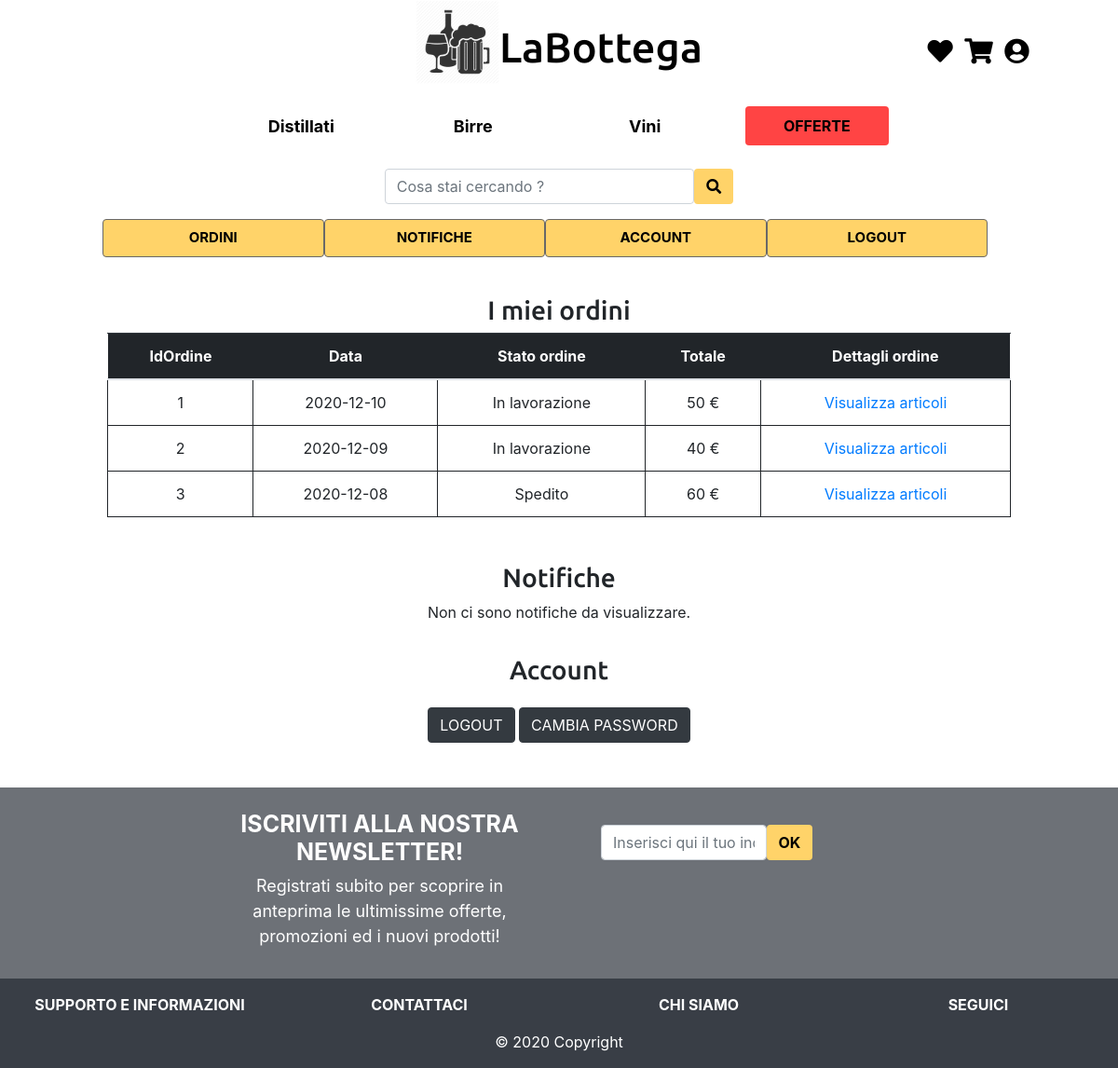
The app's page /dashboard.php (signed in), older data.
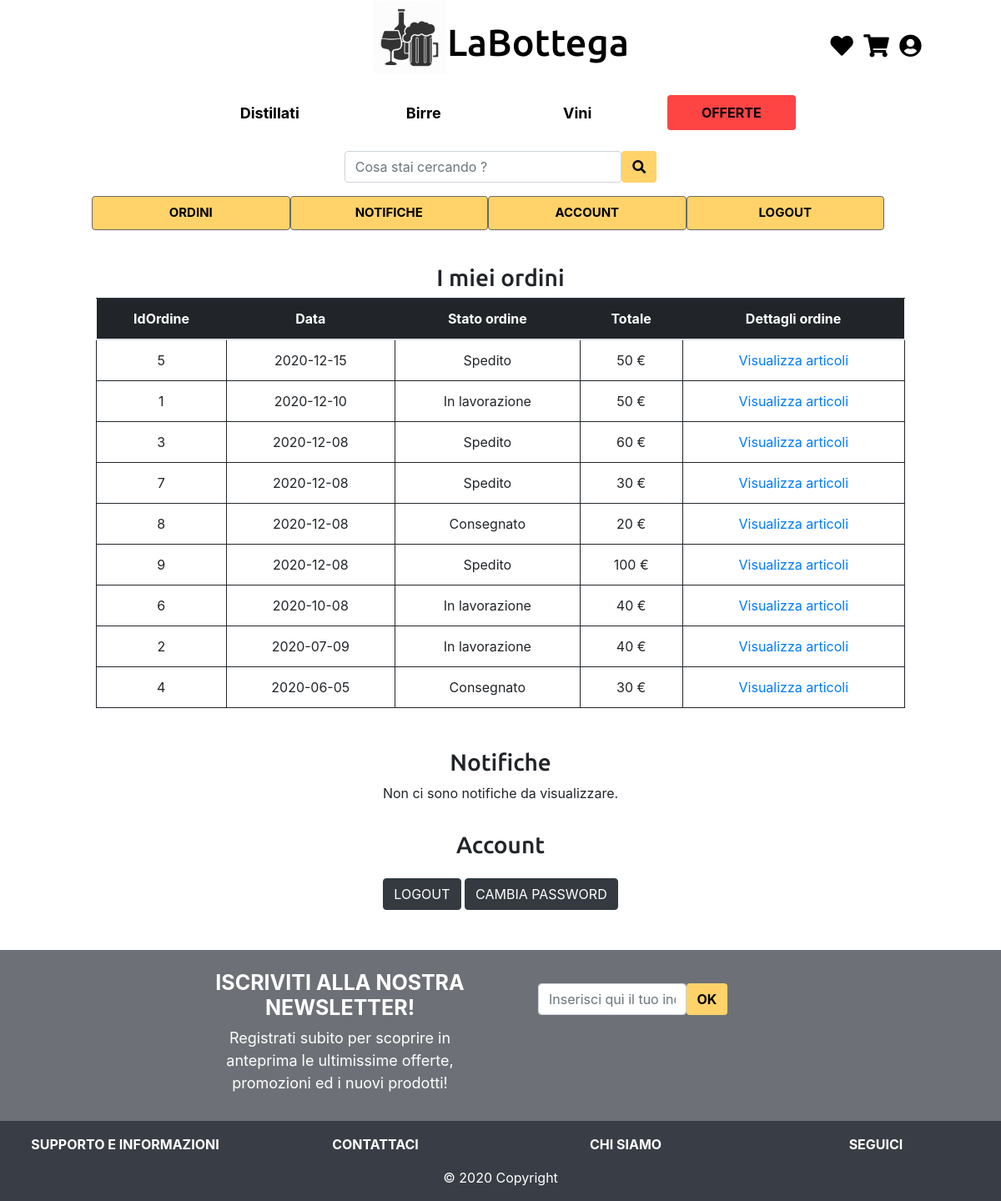
The same page, newer data.
### tables this page shows
CREATE TABLE IF NOT EXISTS  `categorie` (
    `id` INT NOT NULL AUTO_INCREMENT,
    `nome` VARCHAR(15) NOT NULL,
    PRIMARY KEY (`id`)
);

CREATE TABLE IF NOT EXISTS `ordini` (
    `id` INT NOT NULL AUTO_INCREMENT,
    `dataOrdine` DATE NOT NULL,
    `totaleOrdine` FLOAT NOT NULL,
    `idUtente` INT(5) NOT NULL,
    `idSpedizione` INT(5) NOT NULL,
    `tipoPagamento` INT(2) NOT NULL,
    `stato` VARCHAR(30) NOT NULL,
     PRIMARY KEY(`id`),
     FOREIGN KEY(`idUtente`) REFERENCES `utenti`(`id`),
     FOREIGN KEY(`idSpedizione`) REFERENCES `spedizioni`(`id`),
     FOREIGN KEY(`tipoPagamento`) REFERENCES `pagamenti`(`id`)
);

### dashboard.php (called while the page is built)
<?php
require_once 'bootstrap.php';
if(isUserLoggedIn()){
    $templateParams["titolo"] = "LaBottega - Dashboard";
    $templateParams["categorie"] = $dbh->getCategories();
    $templateParams["sottoCategorie"] = $dbh->getSubCategories();
    if($_SESSION['tipo']==0){
        $templateParams["pagina"] = "user_dashboard.php";
        $templateParams["ordini"] = $dbh->getOrdersByUser($_SESSION["id"]);
    }elseif($_SESSION['tipo']==1){
        $templateParams["pagina"] = "admin_dashboard.php";
    }
}else{
    header("location: login.php");
}
require 'template/base.php';

### database/database.php (called while the page is built, shortened)
<?php
class DatabaseHelper
{
    private $db;
    public function __construct($servername, $username, $password, $dbname, $port)
    {
        $this->db = new mysqli($servername, $username, $password, $dbname, $port);
    }
    public function getCategories()
    {
        $stmt = $this->db->prepare("SELECT id,nome FROM categorie");
        $stmt->execute();
        $result = $stmt->get_result();
        return $result->fetch_all(MYSQLI_ASSOC);
    }
    public function getSubCategories()
    {
        $stmt = $this->db->prepare("SELECT id,nome,idCategoria FROM sottoCategorie");
        $stmt->execute();
        $result = $stmt->get_result();
        return $result->fetch_all(MYSQLI_ASSOC);
    }
    public function getOrdersByUser($idUtente){
        $stmt = $this->db->prepare("SELECT *  FROM ordini WHERE idUtente = ?  ORDER BY dataOrdine DESC");
        $stmt->bind_param('i', $idUtente);
        $stmt->execute();
        $result = $stmt->get_result();
        return $result->fetch_all(MYSQLI_ASSOC);
    }
}

### bootstrap.php (called while the page is built, shortened)
<?php
    require_once("database/database.php");
    $dbh = new DatabaseHelper("localhost", "root", "", "labottega", 3306);
?>

### template/base.php (the view, shortened to what this page needs)
<!DOCTYPE html>
<html lang="it">
<head>
  <link rel="stylesheet" href="public/css/style.css" />
  <link rel="stylesheet" href="https://maxcdn.bootstrapcdn.com/bootstrap/4.0.0/css/bootstrap.min.css" />
  <link rel="stylesheet" href="https://use.fontawesome.com/releases/v5.7.0/css/all.css" />
  <link rel="stylesheet" href="//cdnjs.cloudflare.com/ajax/libs/toastr.js/latest/css/toastr.min.css">
</head>
<body>
  <div class="container-fluid">
    <header>
      <div class="row align-items-center">
        <div class="col-md-3"></div>
        <div class="col-8 col-md-6">
          <div class="row justify-content-md-center">
            <img id="logo" src="public/img/logo.png" alt="" />
            <h1 class="pt-4"><a href="index.php" id="title-link">LaBottega</a></h1>
          </div>
        </div>
        <div id="icon-container" class="text-right text-md-center col-4 pt-4 col-md-3 ">
          <a href="wishList.php" class="icon-link pr-md-2"><i class="fas fa-heart fa-lg"></i></a>
          <a href="carrello.php" class="icon-link pr-md-2"><i class="fas fa-shopping-cart fa-lg"></i></a>
          <a href="login.php" class="icon-link"><i class="fas fa-user-circle fa-lg"></i></a>
        </div>
      </div>
      <div class="row mt-3 nopadding">
        <div class="col-12 col-md-12 p-0">
          <div class="row">
            <div class="col-md-2"></div>
            <div class="col-md-8">
              <nav class="navbar navbar-expand-md navbar-fixed-top bg-white navbar-light justify-content-center">
                <div class="collapse navbar-collapse" id="navbarNavDropdown">
                  <ul class="navbar-nav text-center col-md-12 nopadding">
                    <?php foreach ($templateParams["categorie"] as $categoria) : ?>
                      <li class="nav-item dropdown col-md-3">
                        <a class="nav-link" href="prodotti.php?cat=<?php echo $categoria["id"]; ?>"><?php echo $categoria["nome"]; ?></a>
                      </li>
                    <?php endforeach; ?>
                    <li class="nav-item col-md-3">
                      <a class="btn nav-link offerte" href="prodotti.php?sales=1">OFFERTE</a>
                    </li>
                  </ul>
                </div>
              </nav>
            </div>
            <div class="col-md-2"></div>
          </div>
        </div>
      </div>
      <div class="row my-3">
        <div class="col-md-3"></div>
        <div class="col-md-6">
          <form class="form-inline justify-content-center" action="prodotti.php" method="GET">
            <input class="form-control col-9 col-md-7" name="cerca" type="text" placeholder="Cosa stai cercando ?" />
            <button class="btn btn-search" type="submit">
              <i class="fas fa-search"></i>
            </button>
          </form>
        </div>
        <div class="col-md-3"></div>
      </div>
    </header>
    <main>
      <?php
      if (isset($templateParams["pagina"])) {
        require($templateParams["pagina"]);
      }
      ?>
    </main>
    <footer>
      <div class="row footer py-3 mt-5">
        <div class="col-sm-1 col-md-2"></div>
        <div class="col-sm-9 col-md-8">
          <div class="row nopadding">
            <div class="col-12 newsletter-paragraph col-md-6 pt-2 text-center">
              <h2>ISCRIVITI ALLA NOSTRA NEWSLETTER!</h2>
              <p>
                Registrati subito per scoprire in anteprima le ultimissime
                offerte, promozioni ed i nuovi prodotti!
              </p>
            </div>
            <div class="col-12 col-md-6 text-center pt-4">
              <form class="form-inline" action="/action_page.php">
                <div class="col-1 col-md-1"></div>
                <input class="form-control col-7 col-md-6" type="text" placeholder="Inserisci qui il tuo indirizzo email" />
                <button class="btn btn-search" type="submit">OK</button>
              </form>
            </div>
          </div>
        </div>
        <div class="col-sm-1 col-md-2"></div>
      </div>
      <div id="accordion-footer" class="row text-center">
        <div class="col-sm-6 col-md-3 nopadding">
          <div id="accordion" role="tablist" aria-multiselectable="true" class="widget">
            <div role="tab" id="headingOne">
              <div class="card-header py-3 border-0 text-uppercase bg-transparent">
                <a data-toggle="collapse" data-parent="#accordion" href="#collapseOne" aria-expanded="false" aria-controls="collapseOne" class="accordion-title">
                  Supporto e informazioni
                </a>
              </div>
            </div>
          </div>
        </div>
        <div class="col-sm-6 col-md-3 nopadding">
          <div id="accordion" role="tablist" aria-multiselectable="true" class="widget">
            <div role="tab" id="headingTwo">
              <div class="card-header py-3 border-0 text-uppercase bg-transparent">
                <a data-toggle="collapse" data-parent="#accordion" href="#collapseTwo" aria-expanded="false" aria-controls="collapseTwo" class="accordion-title">
                  Contattaci
                </a>
              </div>
            </div>
          </div>
        </div>
        <div class="col-sm-6 col-md-3 nopadding">
          <div id="accordion" role="tablist" aria-multiselectable="true" class="widget">
            <div role="tab" id="headingThree">
              <div class="card-header py-3 border-0 text-uppercase bg-transparent">
                <a data-toggle="collapse" data-parent="#accordion" href="#collapseThree" aria-expanded="false" aria-controls="collapseThree" class="accordion-title">
                  Chi siamo
                </a>
              </div>
            </div>
          </div>
        </div>
        <div class="col-sm-6 col-md-3 nopadding">
          <div id="accordion" role="tablist" aria-multiselectable="true" class="widget">
            <div role="tab" id="headingFour">
              <div class="card-header py-3 border-0 text-uppercase bg-transparent">
                <a data-toggle="collapse" data-parent="#accordion" href="#collapseFour" aria-expanded="false" aria-controls="collapseFour" class="accordion-title">
                  Seguici
                </a>
              </div>
            </div>
          </div>
        </div>
      </div>
      <div id="copyright" class="row">
        <p class="col-12 text-center">© 2020 Copyright</p>
      </div>
    </footer>
  </div>
</body>
</html>

### template/user_dashboard.php
<div class="row col-12">
  <div class="col-lg-1"></div>
  <div class="dashboard-tab col-lg-10">
    <div class="row ">
      <a href="#Ordini" class="btn tablinks col-3 py-2">ORDINI</a>
      <a href="#Notifiche" class="btn tablinks col-3 py-2">NOTIFICHE</a>
      <a href="#Account" class="btn tablinks col-3 py-2">ACCOUNT</a>
      <a href="logout.php" class="btn tablinks col-3 py-2">LOGOUT</a>
    </div>
  </div>
  <div class="col-lg-1"></div>
</div>
<div class="row text-center pt-4">
  <div class="col-md-1"></div>
  <div id="Ordini" class="text-center col-md-10 col-12 pt-3">
    <h3 class="dashboard-section-title">I miei ordini </h3>
    <?php if (count($templateParams["ordini"]) > 0) : ?>
      <table class=" table text-center col-12">
        <div class="row ">
          <thead class="table-dark">
            <tr>
              <th scope="col" id="id"> IdOrdine </th>
              <th scope="col" id="data"> Data </th>
              <th scope="col" id="stato"> Stato ordine </th>
              <th scope="col" id="totale"> Totale </th>
              <th scope="col" id="dettagli"> Dettagli ordine </th>
            </tr>
          </thead>
          <tbody>
            <?php foreach ($templateParams["ordini"] as $ordine) : ?>
              <tr class="py-3 my-3">
                <td header="id"><?php echo ($ordine["id"]); ?></td>
                <td header="data"><?php echo ($ordine["dataOrdine"]); ?></td>
                <td header="stato"><?php echo ($ordine["stato"]); ?></td>
                <td header="totale"><?php echo ($ordine["totaleOrdine"]); ?> €</td>
                <td header="dettagli"><a href="#">Visualizza articoli </a></td>
              </tr>
            <?php endforeach; ?>
          </tbody>
      </table>
    <?php else : ?>
      <p> Non ci sono ordini da visualizzare. </p>
    <?php endif; ?>
  </div>
  <div class="col-md-1"></div>
</div>
<div class="row text-center mt-2 pt-2">
  <div id="Notifiche" class="col-12 text-center pt-3">
    <h3 class="dashboard-section-title">Notifiche</h3>
    <?php if (isset($templateParams["notifiche"]) ) : ?>
      <?php foreach ($templateParams["notifiche"] as $notifica) : ?>
        <p> <?php echo $templateParams["notifiche"]; ?> </p>
      <?php endforeach; ?>
    <?php else : ?>
      <p> Non ci sono notifiche da visualizzare. </p>
    <?php endif; ?>
  </div>
  <div class="col-md-1"></div>
</div>
<div class="row text-center mt-2 pt-2">
  <div id="Account" class="col-12 text-center">
    <h3 class="dashboard-section-title">Account</h3>
    <a href="logout.php" class=" btn btn-dark mt-3" >LOGOUT</a>
    <a href="#" class="btn btn-dark mt-3" >CAMBIA PASSWORD</a>
  </div>
</div>

### public/css/style.css (style rules this page uses)
input, textarea { border: 1px solid #eeeeee; box-sizing: border-box; margin: 0; outline: none; padding: 10px; }
img#logo { width: 60px; }
h1 { font-size: 30px !important; padding-top: 10px; font-family: 'Ubuntu', sans-serif !important; }
a#title-link { color:rgb(0, 0, 0); text-decoration: none; }
div#icon-container > a >i { color:black; }
#accordion-footer, #copyright { background-color: #393e46; }
#copyright { color:white; }
.accordion-title { font-weight: bold; color: white; }
.nav-link { font-weight: bold; color:black !important; }
a.offerte { background-color: rgba(255, 0, 0, 0.733); color: black; font-weight: bold; }
button.btn-search { color: #000; font-weight: bold; background-color: #ffd369; }
div.footer { background-color: #393e46bb; }
div.newsletter-paragraph > h2 { font-size: 25px; color:#ffffff; font-weight: bold; }
div.newsletter-paragraph > p { font-size: 18px; color:#ffffff; }
div.dashboard-tab a { color: black; text-align: center; cursor: pointer; font-size: 15px; font-weight: bold; border-style: solid; border-width: thin; border-color:rgb(104, 104, 104); background-color: #ffd369; }
.dashboard-section-title { font-family: 'Ubuntu', sans-serif !important; }
div#Ordini> table tr,td { border: 1px solid; }
@media (min-width:576px) { div#icon-container > a.icon-link >i { font-size: 1.70em; } }
@media (min-width:576px) { h1 { font-size: 40px !important; } }
@media (min-width:576px) { img#logo { width:80px !important; } }
@media (min-width:768px) { h1 { font-size: 45px !important; } }
@media (min-width:768px) { img#logo { width:90px !important; } }
@media (min-width:768px) { .nav-link, .offerte { font-size: 18px ; } }
.nopadding { padding:0 !important; margin:0 !important; }

Row changes from the older to the newer data that the page shows:
added ordini: id "5", dataOrdine "2020-12-15", stato "Spedito", totaleOrdine "50"
changed ordini id 3: moves up the list
added ordini: id "7", dataOrdine "2020-12-08", stato "Spedito", totaleOrdine "30"
added ordini: id "8", dataOrdine "2020-12-08", stato "Consegnato", totaleOrdine "20"
added ordini: id "9", dataOrdine "2020-12-08", stato "Spedito", totaleOrdine "100"
added ordini: id "6", dataOrdine "2020-10-08", stato "In lavorazione", totaleOrdine "40"
changed ordini id 2: dataOrdine "2020-12-09" → "2020-07-09"
added ordini: id "4", dataOrdine "2020-06-05", stato "Consegnato", totaleOrdine "30"
